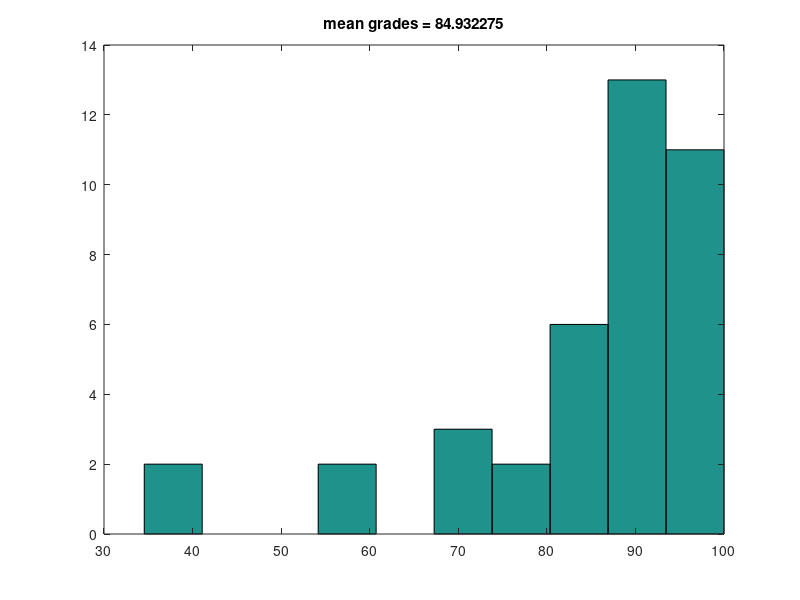

The MATLAB script that drew this image:
grades = [74 81 81 94 80 90 93 93 92 100 93 50 100 51 87 84 88 95 91 91 93 32 66 84 28 67 79 92 89 100 98 74 90 66 94 90 90 90 91];
o_grades = grades;
nG = length(grades);
% sev_grades= [87 89 92 90 88 88 89 97 89 95 86 ];
% grades = [grades sev_grades];
a = .835; % optimize to get 85 average
grades = 100^(1-a)*grades.^a;

hist(grades)
title(sprintf('mean grades = %f',mean(grades)))

[o_grades' round(grades(1:nG))']